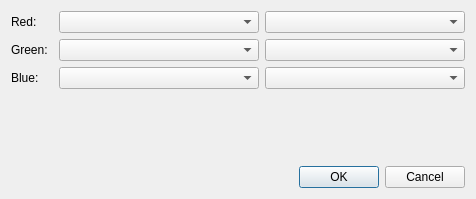
<?xml version="1.0" encoding="UTF-8"?>
<ui version="4.0">
 <class>GridColorCompositeInputDialog</class>
 <widget class="QDialog" name="GridColorCompositeInputDialog">
  <property name="geometry">
   <rect>
    <x>0</x>
    <y>0</y>
    <width>476</width>
    <height>199</height>
   </rect>
  </property>
  <property name="windowTitle">
   <string>Dialog</string>
  </property>
  <layout class="QVBoxLayout" name="verticalLayout">
   <item>
    <layout class="QGridLayout" name="gridLayout">
     <item row="0" column="0">
      <widget class="QLabel" name="label">
       <property name="text">
        <string>Red:</string>
       </property>
      </widget>
     </item>
     <item row="0" column="1">
      <widget class="QComboBox" name="cbRedType">
       <property name="minimumSize">
        <size>
         <width>200</width>
         <height>0</height>
        </size>
       </property>
      </widget>
     </item>
     <item row="0" column="2">
      <widget class="QComboBox" name="cbRedName">
       <property name="minimumSize">
        <size>
         <width>200</width>
         <height>0</height>
        </size>
       </property>
      </widget>
     </item>
     <item row="1" column="0">
      <widget class="QLabel" name="label_2">
       <property name="text">
        <string>Green:</string>
       </property>
      </widget>
     </item>
     <item row="1" column="1">
      <widget class="QComboBox" name="cbGreenType"/>
     </item>
     <item row="1" column="2">
      <widget class="QComboBox" name="cbGreenName"/>
     </item>
     <item row="2" column="0">
      <widget class="QLabel" name="label_3">
       <property name="text">
        <string>Blue:</string>
       </property>
      </widget>
     </item>
     <item row="2" column="1">
      <widget class="QComboBox" name="cbBlueType"/>
     </item>
     <item row="2" column="2">
      <widget class="QComboBox" name="cbBlueName"/>
     </item>
    </layout>
   </item>
   <item>
    <spacer name="verticalSpacer">
     <property name="orientation">
      <enum>Qt::Vertical</enum>
     </property>
     <property name="sizeHint" stdset="0">
      <size>
       <width>20</width>
       <height>40</height>
      </size>
     </property>
    </spacer>
   </item>
   <item>
    <widget class="QDialogButtonBox" name="buttonBox">
     <property name="standardButtons">
      <set>QDialogButtonBox::Cancel|QDialogButtonBox::Ok</set>
     </property>
    </widget>
   </item>
  </layout>
 </widget>
 <resources/>
 <connections>
  <connection>
   <sender>buttonBox</sender>
   <signal>accepted()</signal>
   <receiver>GridColorCompositeInputDialog</receiver>
   <slot>accept()</slot>
   <hints>
    <hint type="sourcelabel">
     <x>237</x>
     <y>175</y>
    </hint>
    <hint type="destinationlabel">
     <x>237</x>
     <y>99</y>
    </hint>
   </hints>
  </connection>
  <connection>
   <sender>buttonBox</sender>
   <signal>rejected()</signal>
   <receiver>GridColorCompositeInputDialog</receiver>
   <slot>reject()</slot>
   <hints>
    <hint type="sourcelabel">
     <x>237</x>
     <y>175</y>
    </hint>
    <hint type="destinationlabel">
     <x>237</x>
     <y>99</y>
    </hint>
   </hints>
  </connection>
 </connections>
</ui>
